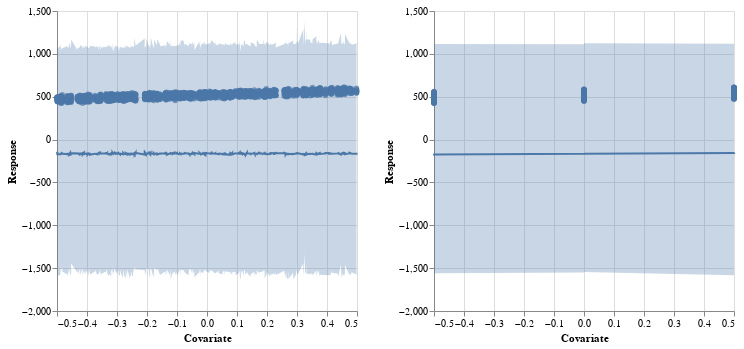

Notebook code cell kept with this figure:
### Markdown cell above
# Prior predictive checks

### Code cell
from numpyro.infer import Predictive
from numpyro.diagnostics import hpdi

rng_key, rng_key_ = random.split(rng_key)
prior_predictive = Predictive(model, num_samples=100)
prior_predictions = prior_predictive(
    rng_key_,
    covariate_1=train.covariate_1.values,
    covariate_2=train.covariate_2.values,
)["response"]

mean_prior_pred = np.mean(prior_predictions, axis=0)
hpdi_prior_pred = hpdi(prior_predictions, 0.9)

plot_regression(
    train.covariate_1.values, train.response.values, mean_prior_pred, hpdi_prior_pred
) | plot_regression(
    train.covariate_2.values, train.response.values, mean_prior_pred, hpdi_prior_pred
)

### Figure 1 — Vega-Lite specification as saved in the notebook (floating-point values rounded to 4 significant figures; data arrays with more than 128 entries replaced by an {"elided": "..."} marker saying what was removed)
{"config": {"view": {"continuousWidth": 300, "continuousHeight": 300}}, "hconcat": [{"layer": [{"mark": {"type": "circle"}, "encoding": {"x": {"field": "Covariate", "scale": {"zero": false}, "type": "quantitative"}, "y": {"field": "Response", "scale": {"zero": false}, "title": "Response", "type": "quantitative"}}}, {"mark": {"type": "line"}, "encoding": {"x": {"field": "Covariate", "type": "quantitative"}, "y": {"field": "Response (predicted)", "title": "Response", "type": "quantitative"}}}, {"mark": {"type": "area", "opacity": 0.3}, "encoding": {"x": {"field": "Covariate", "type": "quantitative"}, "y": {"field": "Response (5% confidence)", "title": "Response", "type": "quantitative"}, "y2": {"field": "Response (95% confidence)", "title": "Response"}}}], "data": {"name": "data-417552dfcf90c2e0db9cd12dba33e915"}}, {"layer": [{"mark": {"type": "circle"}, "encoding": {"x": {"field": "Covariate", "scale": {"zero": false}, "type": "quantitative"}, "y": {"field": "Response", "scale": {"zero": false}, "title": "Response", "type": "quantitative"}}}, {"mark": {"type": "line"}, "encoding": {"x": {"field": "Covariate", "type": "quantitative"}, "y": {"field": "Response (predicted)", "title": "Response", "type": "quantitative"}}}, {"mark": {"type": "area", "opacity": 0.3}, "encoding": {"x": {"field": "Covariate", "type": "quantitative"}, "y": {"field": "Response (5% confidence)", "title": "Response", "type": "quantitative"}, "y2": {"field": "Response (95% confidence)", "title": "Response"}}}], "data": {"name": "data-1a9b14c1d5d15b2451ce0da982568e72"}}], "$schema": "https://vega.github.io/schema/vega-lite/v5.17.0.json", "datasets": {"data-417552dfcf90c2e0db9cd12dba33e915": {"elided": "1970 records"}, "data-1a9b14c1d5d15b2451ce0da982568e72": {"elided": "1970 records"}}}
